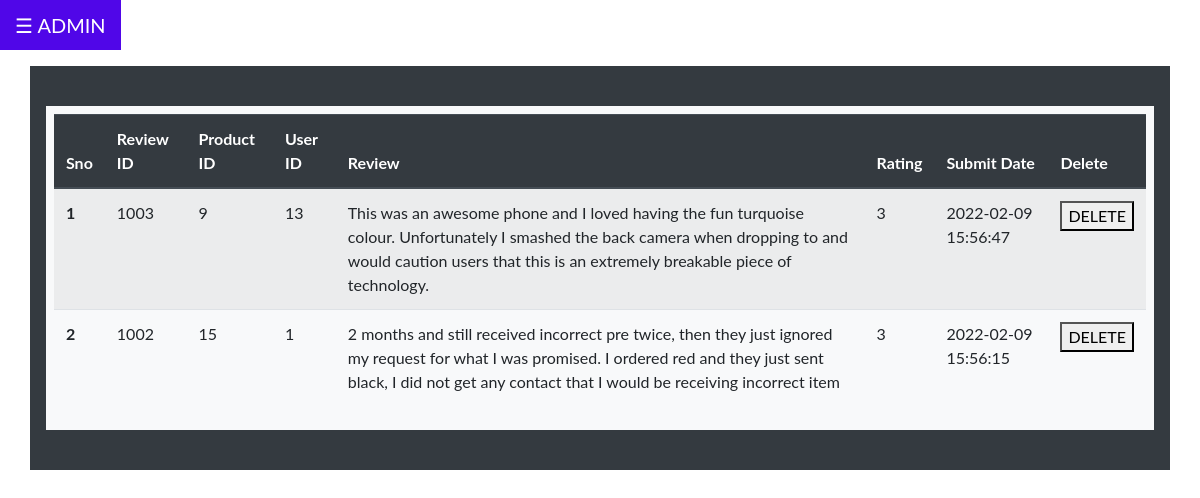
Before: /admin/manage_review.php with the older database file.
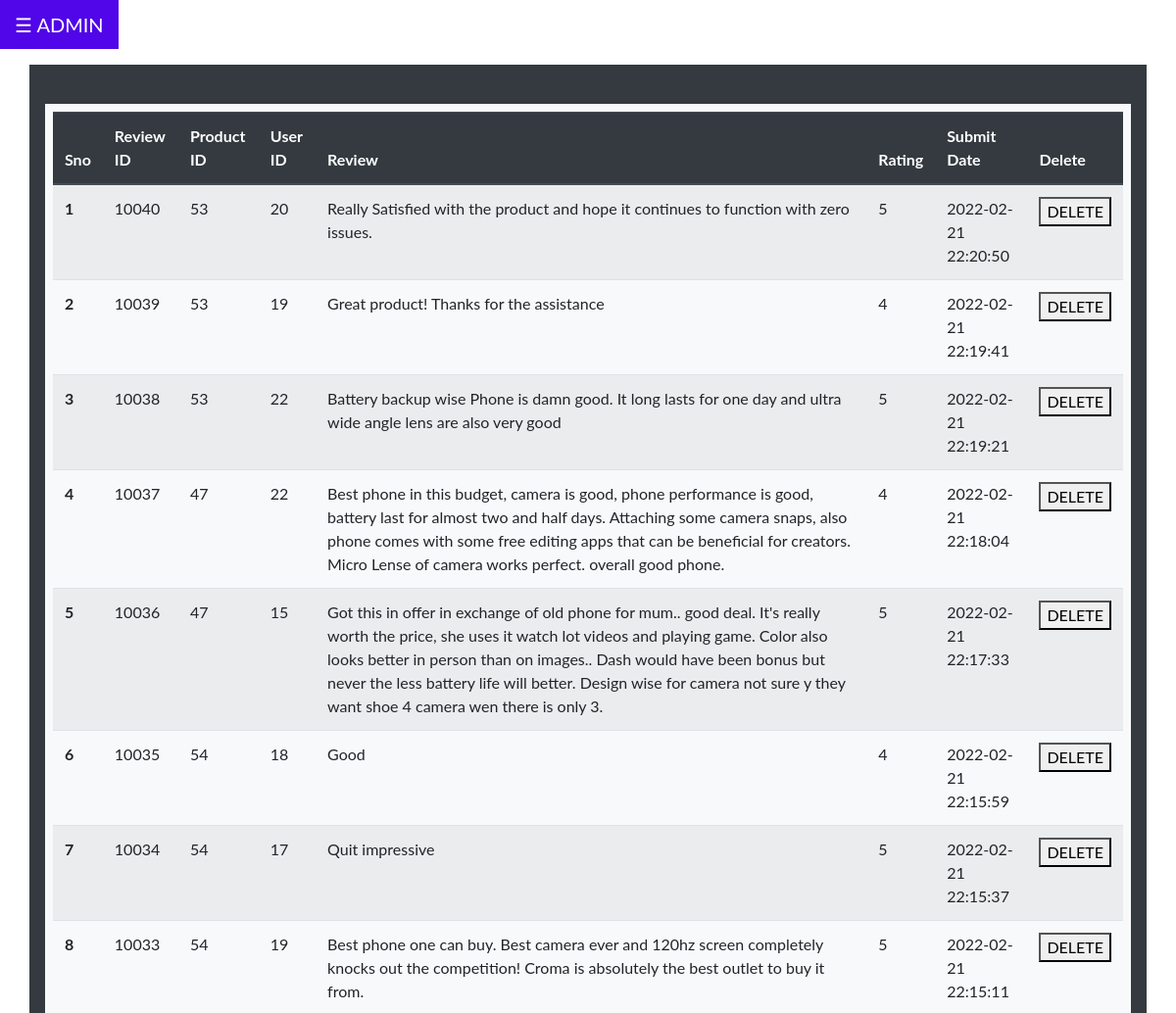
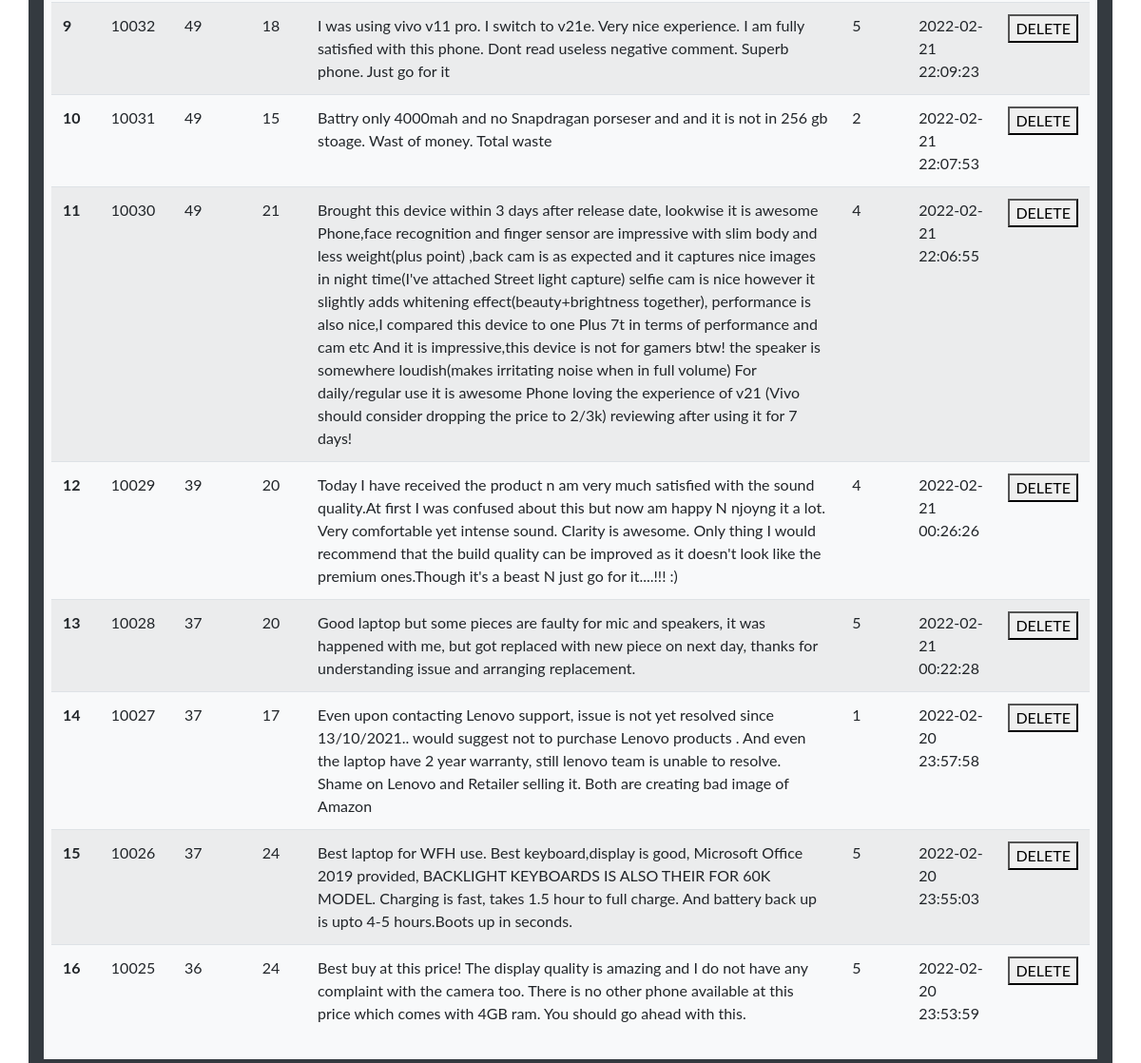
After: the same page with the newer database file (2 pictures, top to bottom).
### tables this page shows
CREATE TABLE `reviews` (
  `review_id` int(11) NOT NULL,
  `item_id` int(11) NOT NULL,
  `userid` int(11) NOT NULL,
  `content` text NOT NULL,
  `rating` tinyint(1) NOT NULL,
  `submit_date` datetime NOT NULL DEFAULT current_timestamp()
);

### admin/manage_review.php (the view, shortened to what this page needs)
<?php include 'dashboard_home.php';
include '../partials/connection.php';
$sql = "SELECT * FROM reviews ORDER BY submit_date DESC ";
$result = $conn->query($sql);
$counter = 0;
?>
<!DOCTYPE html>
<html lang="en">
<head>
</head>
<body>
<div class="container p-2 my-4 bg-light text-white">
<form method="POST">
<table class="table table-striped">
  <thead class="thead-dark">
    <tr>
      <th scope="col">Sno</th>
      <th scope="col">Review ID</th>
      <th scope="col">Product ID</th>
      <th scope="col">User ID</th>
      <th scope="col">Review</th>
      <th scope="col">Rating</th>
      <th scope="col">Submit Date</th>
      <th scope="col">Delete</th>
    </tr>
  </thead>
  <tbody>
  <?php
                while($rows=$result->fetch_assoc())
                {
             ?>
    <tr>
      <th scope="row"><?php echo ++$counter;?></th>
      <td><?php echo $rows['review_id'];?></td>
      <td><?php echo $rows['item_id'];?></td>
      <td><?php echo $rows['userid'];?></td>
      <td><?php echo $rows['content'];?></td>
      <td><?php echo $rows['rating'];?></td>
      <td><?php echo $rows['submit_date'];?></td>
      <?php echo '<td><button type="submit" name="Delete" value="'.$rows['review_id'].'">DELETE</button></td>';?>
    </tr>
    <?php }
    ?>
  </tbody>
</table>
</div>
</body>
</html>

### admin/dashboard_home.php (shortened to what this page needs)
<!DOCTYPE html>
<html>
<head>
<link rel="stylesheet" href="https://cdn.jsdelivr.net/npm/bootstrap@4.6.1/dist/css/bootstrap.min.css">
</head>
<body>
<div id="main">
  <button class="openbtn" onclick="openNav()">☰ ADMIN</button>
  <div class="container p-3 my-3 bg-dark text-white">
  </body>
</html>

### admin/dashboard_home.php (style rules this page uses)
body { font-family: "Lato", sans-serif; }
.openbtn { font-size: 20px; cursor: pointer; background-color: #5006e8; color: white; padding: 10px 15px; border: none; }

Changed rows visible on the page:
removed reviews: review_id "1003", item "9", userid "13", content "This was an awesome phone and I loved having the fun turquoise colour. Unfortunately I smashed the back camera when dropping to and would caution users that this is an extremely breakable piece of technology.", rating "3", submit_date "2022-02-09 15:56:47"
removed reviews: review_id "1002", item "15", userid "1", content "2 months and still received incorrect pre twice, then they just ignored my request for what I was promised. I ordered red and they just sent black, I did not get any contact that I would be receiving incorrect item", rating "3", submit_date "2022-02-09 15:56:15"
added reviews: review_id "10040", item "53", userid "20", content "Really Satisfied with the product and hope it continues to function with zero issues.", rating "5", submit_date "2022-02-21 22:20:50"
added reviews: review_id "10039", item "53", userid "19", content "Great product! Thanks for the assistance", rating "4", submit_date "2022-02-21 22:19:41"
added reviews: review_id "10038", item "53", userid "22", content "Battery backup wise Phone is damn good. It long lasts for one day and ultra wide angle lens are also very good", rating "5", submit_date "2022-02-21 22:19:21"
added reviews: review_id "10037", item "47", userid "22", content "Best phone in this budget, camera is good, phone performance is good, battery last for almost two and half days. Attaching some camera snaps, also phone comes with some free editing apps that can be beneficial for creators. Micro Lense of camera works perfect. overall good phone.", rating "4", submit_date "2022-02-21 22:18:04"
added reviews: review_id "10036", item "47", userid "15", content "Got this in offer in exchange of old phone for mum.. good deal. It's really worth the price, she uses it watch lot videos and playing game. Color also looks better in person than on images.. Dash would have been bonus but never the less battery life will better. Design wise for camera not sure y they want shoe 4 camera wen there is only 3.", rating "5", submit_date "2022-02-21 22:17:33"
added reviews: review_id "10035", item "54", userid "18", content "Good", rating "4", submit_date "2022-02-21 22:15:59"
added reviews: review_id "10034", item "54", userid "17", content "Quit impressive", rating "5", submit_date "2022-02-21 22:15:37"
added reviews: review_id "10033", item "54", userid "19", content "Best phone one can buy. Best camera ever and 120hz screen completely knocks out the competition! Croma is absolutely the best outlet to buy it from.", rating "5", submit_date "2022-02-21 22:15:11"
added reviews: review_id "10032", item "49", userid "18", content "I was using vivo v11 pro. I switch to v21e. Very nice experience. I am fully satisfied with this phone. Dont read useless negative comment. Superb phone. Just go for it", rating "5", submit_date "2022-02-21 22:09:23"
added reviews: review_id "10031", item "49", userid "15", content "Battry only 4000mah and no Snapdragan porseser and and it is not in 256 gb stoage. Wast of money. Total waste", rating "2", submit_date "2022-02-21 22:07:53"
added reviews: review_id "10030", item "49", userid "21", content "Brought this device within 3 days after release date, lookwise it is awesome Phone,face recognition and finger sensor are impressive with slim body and less weight(plus point) ,back cam is as expected and it captures nice images in night time(I've attached Street light capture) selfie cam is nice however it slightly adds whitening effect(beauty+brightness together), performance is also nice,I compared this device to one Plus 7t in terms of performance and cam etc And it is impressive,this device is not for gamers btw! the speaker is somewhere loudish(makes irritating noise when in full volume) For daily/regular use it is awesome Phone loving the experience of v21 (Vivo should consider…", rating "4", submit_date "2022-02-21 22:06:55"
added reviews: review_id "10029", item "39", userid "20", content "Today I have received the product n am very much satisfied with the sound quality.At first I was confused about this but now am happy N njoyng it a lot. Very comfortable yet intense sound. Clarity is awesome. Only thing I would recommend that the build quality can be improved as it doesn't look like the premium ones.Though it's a beast N just go for it....!!! :)", rating "4", submit_date "2022-02-21 00:26:26"
added reviews: review_id "10028", item "37", userid "20", content "Good laptop but some pieces are faulty for mic and speakers, it was happened with me, but got replaced with new piece on next day, thanks for understanding issue and arranging replacement.", rating "5", submit_date "2022-02-21 00:22:28"
added reviews: review_id "10027", item "37", userid "17", content "Even upon contacting Lenovo support, issue is not yet resolved since 13/10/2021.. would suggest not to purchase Lenovo products . And even the laptop have 2 year warranty, still lenovo team is unable to resolve. Shame on Lenovo and Retailer selling it. Both are creating bad image of Amazon", rating "1", submit_date "2022-02-20 23:57:58"
added reviews: review_id "10026", item "37", userid "24", content "Best laptop for WFH use. Best keyboard,display is good, Microsoft Office 2019 provided, BACKLIGHT KEYBOARDS IS ALSO THEIR FOR 60K MODEL. Charging is fast, takes 1.5 hour to full charge. And battery back up is upto 4-5 hours.Boots up in seconds.", rating "5", submit_date "2022-02-20 23:55:03"
added reviews: review_id "10025", item "36", userid "24", content "Best buy at this price! The display quality is amazing and I do not have any complaint with the camera too. There is no other phone available at this price which comes with 4GB ram. You should go ahead with this.", rating "5", submit_date "2022-02-20 23:53:59"
